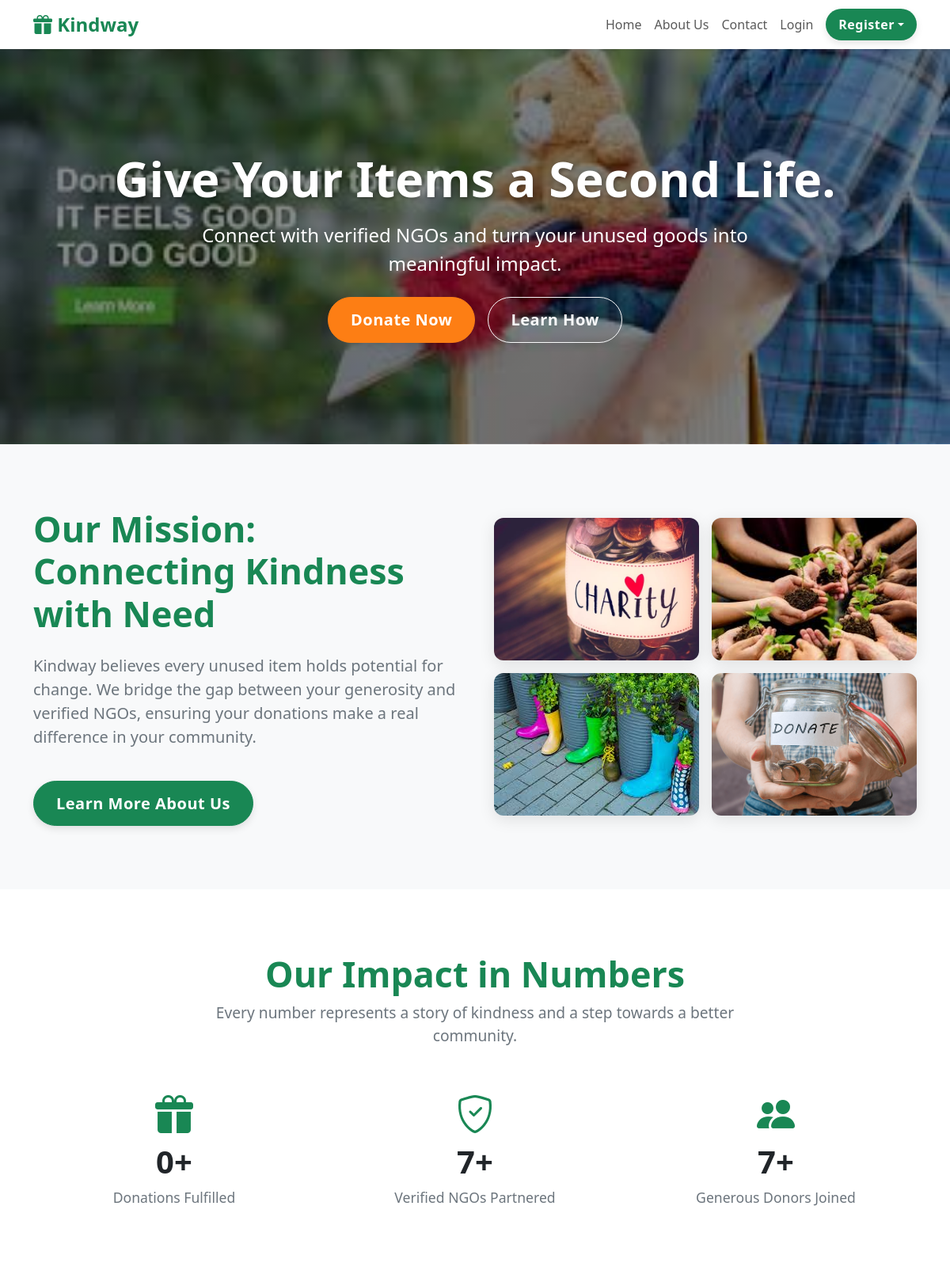
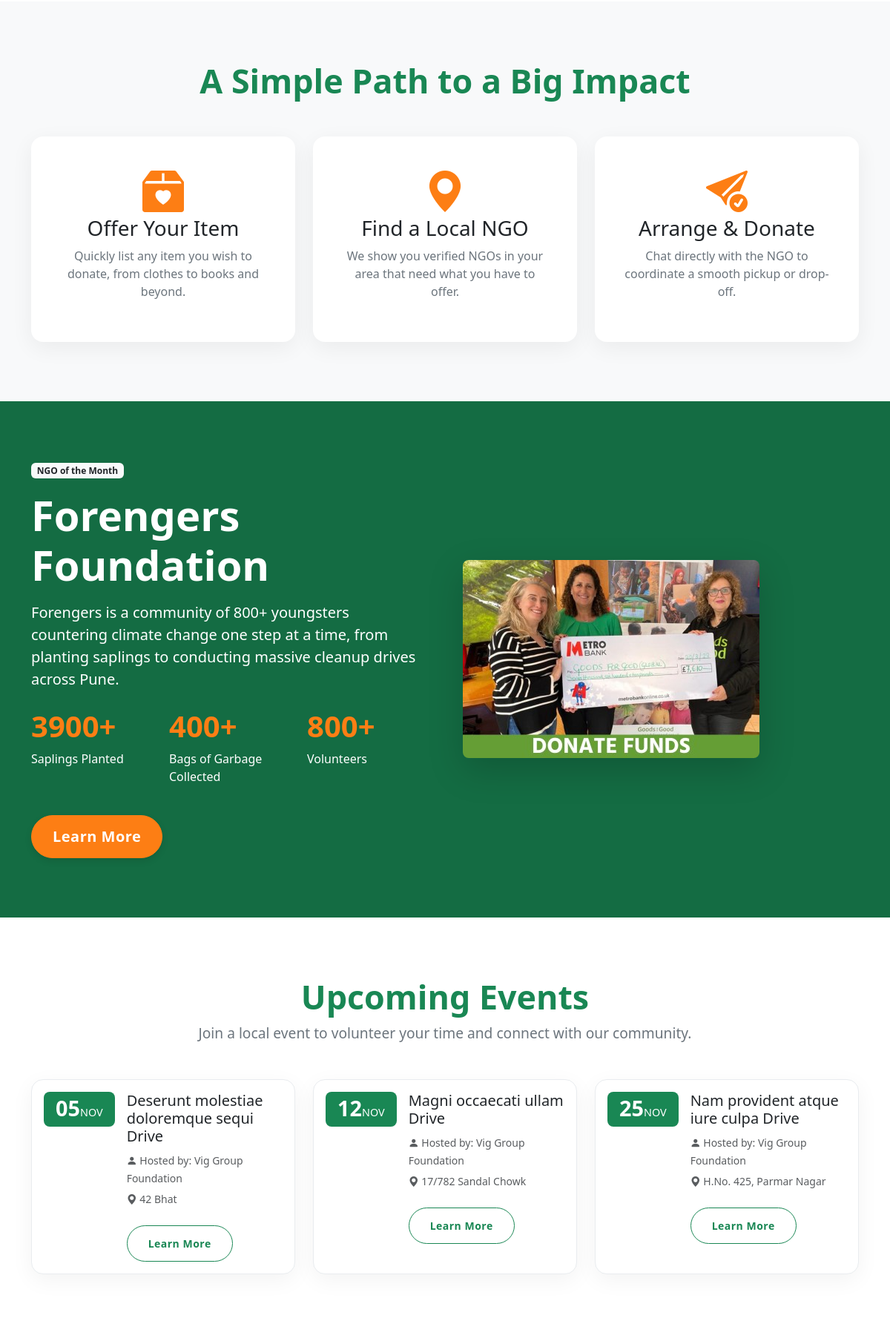
The page / (upper part) on the database its author committed (2 pictures, top to bottom).
### communications/models.py (models this page shows, shortened)
class Event(models.Model):
    ngo = models.ForeignKey(settings.AUTH_USER_MODEL, on_delete=models.CASCADE)
    title = models.CharField(max_length=200)
    description = models.TextField()
    location = models.CharField(max_length=255)
    event_date = models.DateTimeField()
    created_at = models.DateTimeField(auto_now_add=True)
    volunteers = models.ManyToManyField(settings.AUTH_USER_MODEL, related_name='volunteered_events', blank=True)

### users/models.py (models this page shows, shortened)
class CustomUser(AbstractUser):
    USER_TYPE_CHOICES = (
      ('DONOR', 'Donor'),
      ('NGO', 'NGO'),
    )
    user_type = models.CharField(max_length=10, choices=USER_TYPE_CHOICES)

class NGOProfile(models.Model):
    VERIFICATION_CHOICES = (
        ('PENDING', 'Pending'),
        ('VERIFIED', 'Verified'),
        ('REJECTED', 'Rejected'),
    )
    user = models.OneToOneField(settings.AUTH_USER_MODEL, on_delete=models.CASCADE, primary_key=True)
    ngo_name = models.CharField(max_length=255)
    address = models.TextField()
    mission_statement = models.TextField(blank=True)
    document = models.FileField(upload_to='ngo_docs/', null=True, blank=True)
    verification_status = models.CharField(
        max_length=10,
        choices=VERIFICATION_CHOICES,
        default='PENDING'
    )
    is_verification_email_sent = models.BooleanField(default=False)
    latitude = models.FloatField(null=True, blank=True)
    longitude = models.FloatField(null=True, blank=True)
    accepted_categories = models.ManyToManyField(Category, blank=True)

### core/views.py (the view)
# urls.py: path('', views.index, name='index'),
def index(request):
    if request.method == 'POST':
        contact_form = ContactForm(request.POST)
        if contact_form.is_valid():
            name = contact_form.cleaned_data['name']
            from_email = contact_form.cleaned_data['email']
            message_body = contact_form.cleaned_data['message']
            subject = f"Contact Form Submission from {name}"
            full_message = f"You received a new message from {name} ({from_email}):\n\n{message_body}"
            admin_email = settings.DEFAULT_FROM_EMAIL
            try:
                send_mail(subject, full_message, from_email, [admin_email], fail_silently=False)
                messages.success(request, "Your message has been sent successfully! We will get back to you soon.")
                return redirect('index') # Redirect to clear the form
            except Exception as e:
                messages.error(request, f"Sorry, there was an error sending your message.")
    else:
        contact_form = ContactForm()
    ngo_requests = NGORequest.objects.filter(is_active=True).order_by('-created_at')[:3]
    donations_completed = DonationOffer.objects.filter(status='ACCEPTED').count()
    verified_ngos_count = CustomUser.objects.filter(user_type='NGO', ngoprofile__verification_status='VERIFIED').count()
    registered_donors_count = CustomUser.objects.filter(user_type='DONOR').count()
    upcoming_events = Event.objects.filter(event_date__gte=timezone.now()).order_by('event_date')[:3]
    featured_ngos = CustomUser.objects.filter(user_type='NGO', ngoprofile__verification_status='VERIFIED').order_by('?')[:3]
    context = {
        'contact_form': contact_form,
        'ngo_requests': ngo_requests,
        'donations_completed': donations_completed,
        'verified_ngos': verified_ngos_count,
        'registered_donors': registered_donors_count,
        'upcoming_events': upcoming_events,
        'featured_ngos': featured_ngos,
    }
    return render(request, 'core/index.html', context)

### templates/core/index.html (shortened to what this page needs)
{% extends 'base.html' %}
{% load static %}
{% load widget_tweaks %}
{% block content %}
<div class="hero-section">
    <div class="container animate-on-scroll">
        <h1>Give Your Items a Second Life.</h1>
        <p class="fs-4 col-md-8 mx-auto mt-3">Connect with verified NGOs and turn your unused goods into meaningful impact.</p>
        <div class="mt-4"><a href="{% url 'offer_donation_flow' %}" class="btn btn-accent btn-lg me-md-3 mb-3 mb-md-0">Donate Now</a><a href="#how-it-works" class="btn btn-outline-light btn-lg">Learn How</a></div>
    </div>
</div>
<div class="section section-bg animate-on-scroll">
    <div class="container">
        <div class="row align-items-center g-5">
            <div class="col-lg-6">
                <h2 class="section-title mb-4">Our Mission: Connecting Kindness with Need</h2>
                <p class="fs-5 text-secondary">Kindway believes every unused item holds potential for change. We bridge the gap between your generosity and verified NGOs, ensuring your donations make a real difference in your community.</p>
                <a href="{% url 'about_us' %}" class="btn btn-primary btn-lg mt-4">Learn More About Us</a>
            </div>
            <div class="col-lg-6">
                <div class="mission-image-grid">
                    <img src="{% static 'images/charity.png' %}" alt="Charity volunteers">
                    <img src="{% static 'images/sustainable.jpg' %}" alt="Sustainability">
                    <img src="{% static 'images/upcycle.jpg' %}" alt="Upcycling clothes">
                    <img src="{% static 'images/savvee.png' %}" alt="Saving items">
                </div>
            </div>
        </div>
    </div>
</div>
<div class="section animate-on-scroll">
    <div class="container">
        <div class="text-center mb-5"><h2 class="section-title">Our Impact in Numbers</h2><p class="section-subtitle col-md-8 mx-auto">Every number represents a story of kindness and a step towards a better community.</p></div>
        <div class="row g-4 stat-item">
            <div class="col-md-4"><i class="bi bi-gift-fill"></i><h3>{{ donations_completed }}+</h3><p>Donations Fulfilled</p></div>
            <div class="col-md-4"><i class="bi bi-shield-check"></i><h3>{{ verified_ngos }}+</h3><p>Verified NGOs Partnered</p></div>
            <div class="col-md-4"><i class="bi bi-people-fill"></i><h3>{{ registered_donors }}+</h3><p>Generous Donors Joined</p></div>
        </div>
    </div>
</div>
<div id="how-it-works" class="section section-bg animate-on-scroll">
    <div class="container">
        <div class="text-center mb-5"><h2 class="section-title">A Simple Path to a Big Impact</h2></div>
        <div class="row g-4">
            <div class="col-md-4"><div class="how-it-works-card"><i class="bi bi-box2-heart-fill display-4 text-accent mb-3"></i><h3>Offer Your Item</h3><p class="text-secondary">Quickly list any item you wish to donate, from clothes to books and beyond.</p></div></div>
            <div class="col-md-4"><div class="how-it-works-card"><i class="bi bi-geo-alt-fill display-4 text-accent mb-3"></i><h3>Find a Local NGO</h3><p class="text-secondary">We show you verified NGOs in your area that need what you have to offer.</p></div></div>
            <div class="col-md-4"><div class="how-it-works-card"><i class="bi bi-send-check-fill display-4 text-accent mb-3"></i><h3>Arrange & Donate</h3><p class="text-secondary">Chat directly with the NGO to coordinate a smooth pickup or drop-off.</p></div></div>
        </div>
    </div>
</div>
<div class="section ngo-of-the-month animate-on-scroll">
    <div class="container">
        <div class="row align-items-center g-5">
            <div class="col-lg-6"><span class="badge bg-light text-dark mb-3">NGO of the Month</span><h2 class="display-4 fw-bold">Forengers Foundation</h2><p class="lead mt-3">Forengers is a community of 800+ youngsters countering climate change one step at a time, from planting saplings to conducting massive cleanup drives across Pune.</p><div class="row mt-4"><div class="col-4 stat"><h3>3900+</h3><p>Saplings Planted</p></div><div class="col-4 stat"><h3>400+</h3><p>Bags of Garbage Collected</p></div><div class="col-4 stat"><h3>800+</h3><p>Volunteers</p></div></div><a href="#" class="btn btn-accent btn-lg mt-4">Learn More</a></div>
            <div class="col-lg-6"><img src="{% static 'images/ngo.jpg' %}" class="img-fluid rounded-3 shadow-lg" alt="Forengers Foundation team"></div>
        </div>
    </div>
</div>
<div class="section animate-on-scroll">
    <div class="container">
        <div class="text-center mb-5"><h2 class="section-title">Upcoming Events</h2><p class="section-subtitle col-md-8 mx-auto">Join a local event to volunteer your time and connect with our community.</p></div>
        <div class="row g-4">
            {% for event in upcoming_events %}
            <div class="col-md-4"><div class="card content-card event-card h-100"><div class="card-body d-flex"><div class="me-3"><div class="card-date"><span class="day">{{ event.event_date|date:"d" }}</span><span class="month">{{ event.event_date|date:"M" }}</span></div></div><div class="flex-grow-1"><h5 class="card-title">{{ event.title }}</h5><p class="card-text mb-1"><small class="text-muted"><i class="bi bi-person-fill"></i> Hosted by: {{ event.ngo.ngoprofile.ngo_name }}</small></p><p class="card-text"><small class="text-muted"><i class="bi bi-geo-alt-fill"></i> {{ event.location }}</small></p><a href="#" class="btn btn-sm btn-outline-primary mt-2">Learn More</a></div></div></div></div>
            {% empty %}
            <div class="col-12"><div class="alert alert-light text-center border">There are no upcoming events scheduled right now.</div></div>
            {% endfor %}
        </div>
    </div>
</div>
{% endblock %}

### templates/base.html (shortened to what this page needs)
<!DOCTYPE html>
<html lang="en">
<head>
    <link href="https://cdn.jsdelivr.net/npm/bootstrap@5.3.2/dist/css/bootstrap.min.css" rel="stylesheet">
    <link rel="stylesheet" href="https://cdn.jsdelivr.net/npm/bootstrap-icons@1.11.3/font/bootstrap-icons.min.css">
</head>
<body>
    <nav class="navbar navbar-expand-lg navbar-light bg-white shadow-sm sticky-top">
        <div class="container">
            <a class="navbar-brand text-primary" href="{% url 'index' %}"><i class="bi bi-gift-fill"></i> Kindway</a>
            <div class="collapse navbar-collapse" id="main-nav">
                <ul class="navbar-nav ms-auto align-items-center">
                    <li class="nav-item"><a class="nav-link" href="{% url 'index' %}">Home</a></li>
                    <li class="nav-item"><a class="nav-link" href="{% url 'about_us' %}">About Us</a></li>
                    <li class="nav-item"><a class="nav-link" href="{% url 'contact_us' %}">Contact</a></li>
                    {% if user.is_authenticated %}
                        <li class="nav-item"><a class="nav-link" href="{% url 'dashboard' %}">Dashboard</a></li>
                        <li class="nav-item"><a class="nav-link" href="{% url 'conversation_list' %}">Messages</a></li>
                        <li class="nav-item"><a class="nav-link" href="{% url 'account_logout' %}">Logout</a></li>
                    {% else %}
                        <li class="nav-item"><a class="nav-link" href="{% url 'account_login' %}">Login</a></li>
                        <li class="nav-item dropdown ms-2">
                            <a class="nav-link btn btn-primary text-white dropdown-toggle px-3 py-2" href="#" id="navbarRegisterDropdown" role="button" data-bs-toggle="dropdown" aria-expanded="false">Register</a>
                        </li>
                    {% endif %}
                </ul>
            </div>
        </div>
    </nav>
    <main>
        {% block content %}{% endblock %}
    </main>
</body>
</html>

### templates/base.html (style rules this page uses)
:root { --primary-green: #198754; --dark-green: #146c43; --accent-orange: #fd7e14; --light-bg: #f8f9fa; --white: #FFFFFF; --dark-text: #212529; --secondary-text: #6c757d; --font-sans: 'system-ui', -apple-system, 'Segoe UI', 'Roboto', 'Helvetica Neue', Arial, sans-serif; }
body { background-color: var(--white); display: flex; flex-direction: column; min-height: 100vh; font-family: var(--font-sans); }
main { flex: 1; }
.navbar-brand { font-weight: bold; font-size: 1.5rem; }
.content-card { background-color: var(--white); border-radius: 16px; border: 1px solid #e9ecef; box-shadow: 0 8px 30px rgba(0,0,0,0.05); transition: all 0.3s ease; }
.text-primary { color: var(--primary-green) !important; }
.text-accent { color: var(--accent-orange) !important; }
.btn { border-radius: 50px; font-weight: 600; padding: 0.8rem 1.75rem; transition: all 0.3s ease; letter-spacing: 0.5px; box-shadow: 0 4px 10px rgba(0,0,0,0.1); }
.btn-primary { background-color: var(--primary-green); border-color: var(--primary-green); }
.btn-accent { background-color: var(--accent-orange); border-color: var(--accent-orange); color: var(--white); }
.btn-outline-primary { color: var(--primary-green); border-color: var(--primary-green); box-shadow: none; }
.animate-on-scroll { opacity: 0; transform: translateY(30px); transition: opacity 0.8s ease-out, transform 0.8s ease-out; }
.is-visible { opacity: 1; transform: translateY(0); }

### rows shown on the page
Event: event_date "05", event_date "NOV", title "Deserunt molestiae doloremque sequi Drive", ngo.ngoprofile.ngo_name "Vig Group Foundation", location "42 Bhat"
Event: event_date "12", event_date "NOV", title "Magni occaecati ullam Drive", ngo.ngoprofile.ngo_name "Vig Group Foundation", location "17/782 Sandal Chowk"
Event: event_date "25", event_date "NOV", title "Nam provident atque iure culpa Drive", ngo.ngoprofile.ngo_name "Vig Group Foundation", location "H.No. 425, Parmar Nagar"

### other values the page prints
{{ donations_completed }} "0"
{{ verified_ngos }} "7"
{{ registered_donors }} "7"
